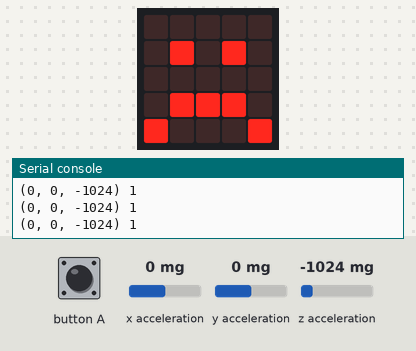
This program was run on a simulated BBC micro:bit running MicroPython. Parts: the board's 5×5 LED display, the last lines printed to the serial console. The test bench sets the inputs (shaded band); at power-on: x acceleration 0 mg, y acceleration 0 mg, z acceleration -1024 mg.

Above: at 1.2 s.
1.3 s: button A pressed for 0.15 s
At 1.41 s:
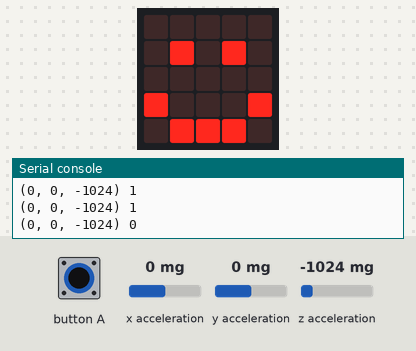
3.0 s: button A pressed for 3.2 s
Timing chart, 0 to 6.0 s (numbered marks = the images above; inputs shaded):
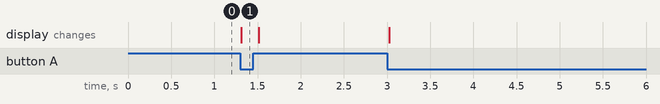

Measured:
- after the input at 1.3 s, the display: changes at once (image 1)

The program:

send_acceleration.py
```python
from microbit import *
while True:
    a = accelerometer.get_values()
    if button_a.is_pressed():
        btn = 0
        display.show(Image.HAPPY)
    else:
        btn = 1
        display.show(Image.SAD)
    print(a,btn)
    sleep(100)
```
